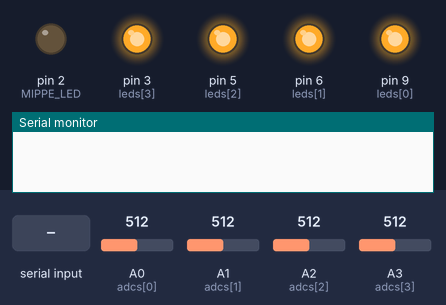
A sketch run on a simulated Arduino Uno, built with avr-gcc and run on an emulated ATmega328P. Shown: output pins drawn as LEDs (lit = HIGH), the last lines printed to the serial monitor. The inputs (shaded band) are chosen by the test bench; at power-on: A0 (adcs[0]) = 512, A1 (adcs[1]) = 512, A2 (adcs[2]) = 512, A3 (adcs[3]) = 512.

Above: at 1.2 s.
1.3 s: "calibrate_led\n" received over Serial
At 1.45 s:
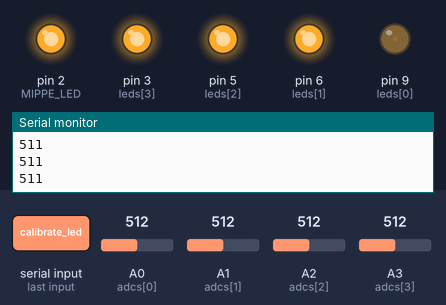
At 2.99 s:
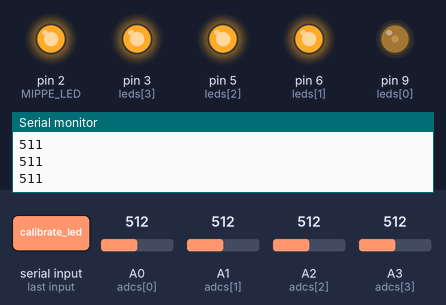
7.3 s: "print_voltages\n" received over Serial
At 7.61 s:
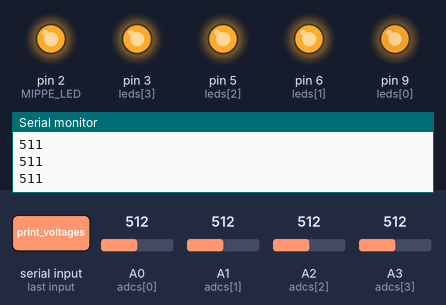
10.3 s: "info\n" received over Serial
Timing chart, 0 to 13.3 s (numbered marks = the images above; inputs shaded):
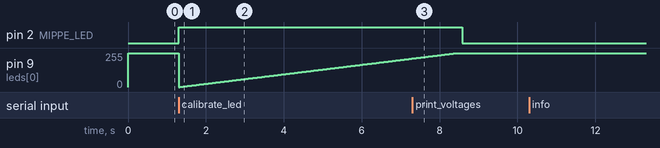

The sketch:

oled_driver_firmware.ino
```cpp
const uint8_t MIPPE_LED = 2;
const uint8_t leds[4] = {9, 6, 5, 3};           // the PWM pin the LED is attached to
const uint8_t adcs[4] = {A0, A1, A2, A3};          // Reading in LED Voltage / 2
const uint8_t num_samples = 250; // Number of averages
const int bit_depth = 1023;

int led_vs[4] = {0, 0, 0, 0};

char buff[50];
char args[50];

void setup() {
  pinMode(MIPPE_LED, OUTPUT);
  digitalWrite(MIPPE_LED, HIGH);
  Serial.begin(115200);

  for (int led_num = 0; led_num < 4; led_num++) {
    pinMode(leds[led_num], OUTPUT);
    analogWrite(leds[led_num], 255);
    pinMode(adcs[led_num], INPUT);
  }
}

void info() {
  digitalWrite(MIPPE_LED, HIGH);
  Serial.println("oled");
}

void calibrate_led(uint8_t led_num) {
  digitalWrite(MIPPE_LED, HIGH);
  for (int i = 0; i < 256; i++) {
    analogWrite(leds[led_num], i);
    delay(1);
    Serial.println(read_voltage(led_num));
  }
  Serial.println("CC");
}

uint16_t read_voltage(int led_num) {
  digitalWrite(MIPPE_LED, HIGH);
  long sum = 0;
  for (int i = 0; i < num_samples; i++) {
    sum += analogRead(adcs[led_num]);
  }
  return bit_depth - (sum / num_samples);
}

void print_voltages() {
  digitalWrite(MIPPE_LED, HIGH);
  for (int i = 0; i < 4; i++) {
    led_vs[i] = read_voltage(i);
    Serial.print(led_vs[i]);
    Serial.print(", ");
  }
  Serial.print("\n");
}

void write_led(uint8_t led, uint8_t pwm) {
  digitalWrite(MIPPE_LED, HIGH);
  analogWrite(leds[led], pwm);
}

uint16_t find_func(char * buff, uint8_t len) {
  for (int i = 0; i < len; i++) {
    if (buff[i] == '(') {
      return i;
    }
  }
  return len;
}

uint16_t find_arg(char * buff, uint8_t len, uint8_t start) {
  for (int i = start; i < len; i++) {
    if (buff[i] == ',') {
      return i;
    }
  }
  return len;
}

void serialEvent() {
  size_t len = Serial.readBytesUntil('\n', buff, 50);
  uint8_t func = find_func(buff, len);

  if (strncmp(buff, "calibrate_led", func) == 0) {
    memcpy(args, &buff[func+1], len-1 - func + 1);
    uint8_t led = (uint8_t) atoi(args);
    Serial.print(led);
    calibrate_led(led);
  } else if (strncmp(buff, "write_led", func) == 0) {
    uint8_t comma = find_arg(buff, len, func);

    memcpy(args, &buff[func + 1], comma - func);
    args[comma - func - 1] = '\0';
    uint8_t led = (uint8_t) atoi(args);

    memcpy(args, &buff[comma + 1], len - 1 - comma);
    args[len - 1 - comma - 1] = '\0';
    uint8_t pwm = (uint8_t) atoi(args);

    write_led(led, pwm);
  } else if (strncmp(buff, "print_voltages", func) == 0) {
    print_voltages();
  } else if (strncmp(buff, "info", func) == 0) {
    info();
  }
}

void loop() {
  digitalWrite(MIPPE_LED, LOW);
}
```

Measured:
- after the input at 1.3 s, pin 2 (MIPPE_LED): LOW → HIGH at once
